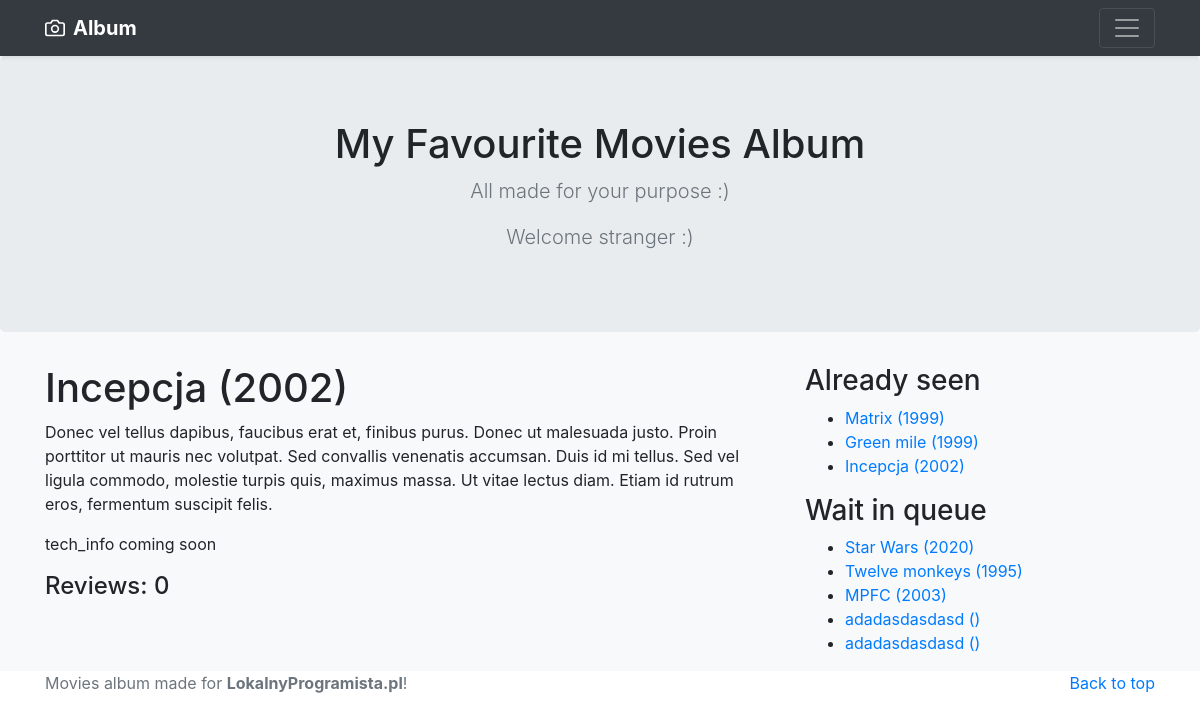
The page /php_movies_2/index.php?id=2 on the database its author committed.
### tables this page shows
CREATE TABLE IF NOT EXISTS `movie` (
  `id` int(11) NOT NULL AUTO_INCREMENT,
  `title` varchar(512) NOT NULL,
  `description` text,
  `tech_info` text,
  `poster` varchar(512) DEFAULT NULL,
  `year` int(11) DEFAULT NULL,
  `active` tinyint(1) NOT NULL DEFAULT '0',
  `producer` varchar(100) NOT NULL,
  PRIMARY KEY (`id`),
  KEY `movie_active_idx` (`active`)
);

### php_movies_2/index.php (the view, shortened to what this page needs)
<?php
$db = new mysqli('localhost', 'root', '', 'lokalny');
$db->set_charset('utf8');
$query = "SELECT * FROM movie WHERE active=1 ORDER BY year ASC LIMIT 5";
$resource = $db->query($query);
$movies_active = [];
while ($row = $resource->fetch_assoc()) {
    $movies_active[] = $row;
}
$query = "SELECT * FROM movie WHERE active=0 ORDER BY id ASC LIMIT 5";
$resource = $db->query($query);
$movies_inactive = [];
while ($row = $resource->fetch_assoc()) {
    $movies_inactive[] = $row;
}
$model = null;
if (isset($_GET['id']) && is_numeric($_GET['id'])) {
    $query = "SELECT * FROM movie WHERE id=".$_GET['id']." LIMIT 1";
    $resource = $db->query($query);
    $model = $resource->fetch_assoc();
    $reviews = [];
    if (!empty($model)) {
        $model['reviews'] = $reviews;
    }
}
?>
<!DOCTYPE html>
<html lang="en">
<head>
    <link rel="stylesheet" href="https://stackpath.bootstrapcdn.com/bootstrap/4.3.1/css/bootstrap.min.css"
>
</head>
<body>
<header>
    <div class="navbar navbar-dark bg-dark shadow-sm">
        <div class="container d-flex justify-content-between">
            <a href="<?= basename(__FILE__) ?>" class="navbar-brand d-flex align-items-center">
                <strong>Album</strong>
            </a>
            <button class="navbar-toggler" type="button" data-toggle="collapse" data-target="#navbarHeader" aria-controls="navbarHeader" aria-expanded="false" aria-label="Toggle navigation">
                <span class="navbar-toggler-icon"></span>
            </button>
        </div>
    </div>
</header>
<main id="main" class="bg-light">
    <section class="jumbotron text-center">
        <div class="container">
            <h1 class="jumbotron-heading">My Favourite Movies Album</h1>
            <p class="lead text-muted">All made for your purpose :)</p>
            <p class="lead text-muted">
                <?php
                    if (isset($_COOKIE['entry_javascript'])) {
                        echo 'Welcome again dear user ;)';
                    } else {
                        echo 'Welcome stranger :)';
                    }
                ?>
            </p>
        </div>
    </section>
    <div class="container">
        <div class="row">
            <div class="col-md-8">
                <?php if (!empty($model)): ?>
                    <div class="row">
                        <div class="col-md-<?= empty($model['poster']) ? '12' : '9' ?>">
                            <h1><?= $model['title'] ?> (<?= $model['year'] ?>)</h1>
                            <p>
                                <?= !empty($model['description']) ? $model['description'] : 'description text coming soon' ?>
                            </p>
                        </div>
                    </div>
                    <p>
                        <?= !empty($model['tech_info']) ? $model['tech_info'] : 'tech_info coming soon' ?>
                    </p>
                    <h4>Reviews: <?= count($model['reviews']) ?></h4>
                <?php else: ?>
                    <p class="lead text-muted">Welcome, choose film position from right sidebar :)</p>
                    <p><img src="https://picsum.photos/600/400" alt=""></p>
                <?php endif; ?>
            </div>
            <div class="col-md-4">
                <h3>Already seen</h3>
                <ul>
                    <?php foreach ($movies_active as $movie): ?>
                        <li>
                            <a href="<?= basename(__FILE__) ?>?id=<?= $movie['id'] ?>">
                                <?= $movie['title'] ?> (<?= $movie['year'] ?>)
                            </a>
                        </li>
                    <?php endforeach; ?>
                </ul>
                <h3>Wait in queue</h3>
                <ul>
                    <?php foreach ($movies_inactive as $movie): ?>
                        <li>
                            <a href="<?= basename(__FILE__) ?>?id=<?= $movie['id'] ?>">
                                <?= $movie['title'] ?> (<?= $movie['year'] ?>)
                            </a>
                        </li>
                    <?php endforeach; ?>
                </ul>
            </div>
        </div>
    </div>
</main>
<footer class="text-muted">
    <div class="container">
        <p class="float-right">
            <a href="#">Back to top</a>
        </p>
        <p>Movies album made for <strong>LokalnyProgramista.pl</strong>!</p>
    </div>
</footer>
<link rel="stylesheet" href="https://cdn.jsdelivr.net/gh/fancyapps/fancybox@3.5.7/dist/jquery.fancybox.min.css" />
</body>
</html>

### rows shown on the page
movie: title "Incepcja", year "2002", description "Donec vel tellus dapibus, faucibus erat et, finibus purus. Donec ut malesuada justo. Proin porttitor ut mauris nec volutpat. Sed convallis venenatis accumsan. Duis id mi tellus. Sed vel ligula commodo, molestie turpis quis, maximus massa. Ut vitae lectus diam. Etiam id rutrum eros, fermentum suscipit felis."
movie: title "Matrix", year "1999"
movie: title "Green mile", year "1999"
movie: title "Star Wars", year "2020"
movie: title "Twelve monkeys", year "1995"
movie: title "MPFC", year "2003"
movie: title "adadasdasdasd"
movie: title "adadasdasdasd"

### other values the page prints
count($model['reviews']) "0"
